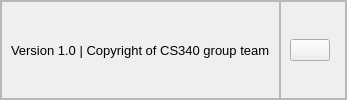
     <widget class="QFrame" name="Footer_frame">
      <property name="styleSheet">
       <string notr="true">

border-width:0px;





</string>
      </property>
      <property name="frameShape">
       <enum>QFrame::StyledPanel</enum>
      </property>
      <property name="frameShadow">
       <enum>QFrame::Raised</enum>
      </property>
      <layout class="QHBoxLayout" name="horizontalLayout_6">
       <property name="spacing">
        <number>0</number>
       </property>
       <property name="leftMargin">
        <number>0</number>
       </property>
       <property name="topMargin">
        <number>0</number>
       </property>
       <property name="rightMargin">
        <number>0</number>
       </property>
       <property name="bottomMargin">
        <number>0</number>
       </property>
       <item>
        <widget class="QFrame" name="footer_left_frame">
         <property name="styleSheet">
          <string notr="true">
border-color: rgb(255,255,255);

    
</string>
         </property>
         <property name="frameShape">
          <enum>QFrame::StyledPanel</enum>
         </property>
         <property name="frameShadow">
          <enum>QFrame::Raised</enum>
         </property>
         <layout class="QHBoxLayout" name="horizontalLayout_7">
          <item>
           <widget class="QLabel" name="label_2">
            <property name="font">
             <font>
              <pointsize>10</pointsize>
             </font>
            </property>
            <property name="text">
             <string>Version 1.0 | Copyright of CS340 group team</string>
            </property>
           </widget>
          </item>
         </layout>
        </widget>
       </item>
       <item>
        <widget class="QFrame" name="footer_right_frame">
         <property name="styleSheet">
          <string notr="true">
border-color: rgb(255,255,255);

    
</string>
         </property>
         <property name="frameShape">
          <enum>QFrame::StyledPanel</enum>
         </property>
         <property name="frameShadow">
          <enum>QFrame::Raised</enum>
         </property>
         <layout class="QHBoxLayout" name="horizontalLayout_5">
          <item alignment="Qt::AlignRight">
           <widget class="QPushButton" name="pushButton_2">
            <property name="text">
             <string/>
            </property>
            <property name="icon">
             <iconset resource="icons/icons.qrc">
              <normaloff>:/image/icons8-questions-30.png</normaloff>:/image/icons8-questions-30.png</iconset>
            </property>
            <property name="iconSize">
             <size>
              <width>25</width>
              <height>25</height>
             </size>
            </property>
           </widget>
          </item>
          <item>
           <widget class="QFrame" name="size_grip">
            <property name="maximumSize">
             <size>
              <width>10</width>
              <height>10</height>
             </size>
            </property>
            <property name="frameShape">
             <enum>QFrame::StyledPanel</enum>
            </property>
            <property name="frameShadow">
             <enum>QFrame::Raised</enum>
            </property>
           </widget>
          </item>
         </layout>
        </widget>
       </item>
      </layout>
     </widget>
